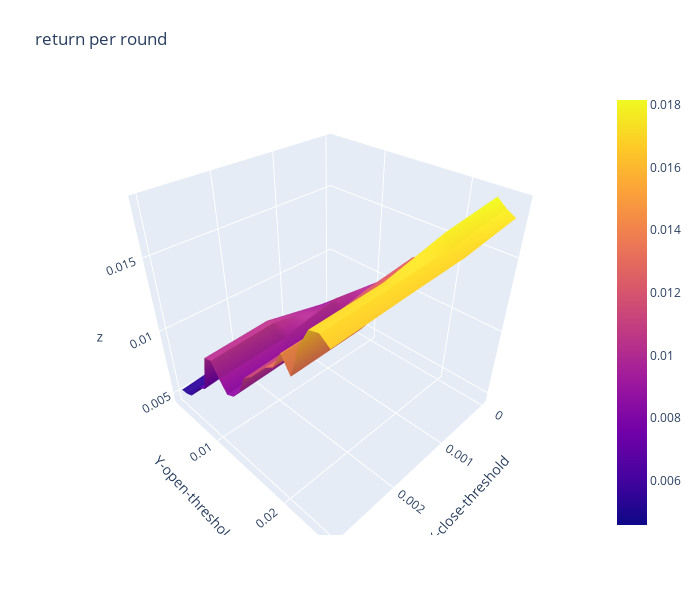

Notebook source saved alongside this figure:
### Code cell
import plotly.graph_objects as go

x_data = df_return_per_round.columns.to_list() # close threshold

y_data = df_return_per_round.index.to_list() # open threshold

z_data = df_return_per_round.copy(deep=True) # return per round

fig = go.Figure(data=[go.Surface(z=z_data.values,x=x_data,y=y_data)])

fig.update_layout(title="return per round", # 标题
                  autosize=False,  # 尺度自动缩放
                  width=700,  # 长宽
                  height=600,
                  margin=dict(l=65,r=50,b=65,t=90),  # 4个位置的距离
                  scene=dict(xaxis_title='X-close-threshold',yaxis_title='Y-open-threshold')
                 )

fig.show()

### Figure 1 — Plotly figure (JSON) as saved in the notebook; plotly's stock layout.template omitted (floating-point values rounded to 4 significant figures)
{"data": [{"type": "surface", "x": [0, 0.001, 0.002, 0.003], "y": [0.0031, 0.0032, 0.0035, 0.004, 0.005, 0.006, 0.007, 0.008, 0.009, 0.01, 0.011, 0.012, 0.013, 0.014, 0.015, 0.016, 0.017, 0.018, 0.019, 0.02, 0.021, 0.022, 0.023, 0.024, 0.025], "z": [[0.005094, 0.004594, 0.005758, 0.005261], [0.005094, 0.004594, 0.005758, 0.005261], [0.005171, 0.004672, 0.0058, 0.005303], [0.005171, 0.004672, 0.0058, 0.005303], [0.005678, 0.005182, 0.005881, 0.005547], [0.006757, 0.005899, 0.006785, 0.006323], [0.007597, 0.00674, 0.007599, 0.007017], [0.00781, 0.006953, 0.007811, 0.007348], [0.008713, 0.009352, 0.01034, 0.0101], [0.008908, 0.009547, 0.01053, 0.01028], [0.009735, 0.01037, 0.009568, 0.009324], [0.01019, 0.009538, 0.008814, 0.008573], [0.01037, 0.009879, 0.009105, 0.008846], [0.01118, 0.01073, 0.009887, 0.009605], [0.01257, 0.01212, 0.01128, 0.01099], [0.01287, 0.01251, 0.0116, 0.01145], [0.01356, 0.0132, 0.01229, 0.01214], [0.01426, 0.01389, 0.01298, 0.01284], [0.01456, 0.01417, 0.0134, 0.01324], [0.01576, 0.01537, 0.01459, 0.01443], [0.01478, 0.01439, 0.01362, 0.01346], [0.01695, 0.01653, 0.01569, 0.01551], [0.01816, 0.01773, 0.01689, 0.01671], [0.01768, 0.01722, 0.01707, 0.01687], [0.01734, 0.01683, 0.01666, 0.01644]]}], "layout": {"autosize": false, "height": 600, "margin": {"b": 65, "l": 65, "r": 50, "t": 90}, "scene": {"xaxis": {"title": {"text": "X-close-threshold"}}, "yaxis": {"title": {"text": "Y-open-threshold"}}}, "title": {"text": "return per round"}, "width": 700}}
